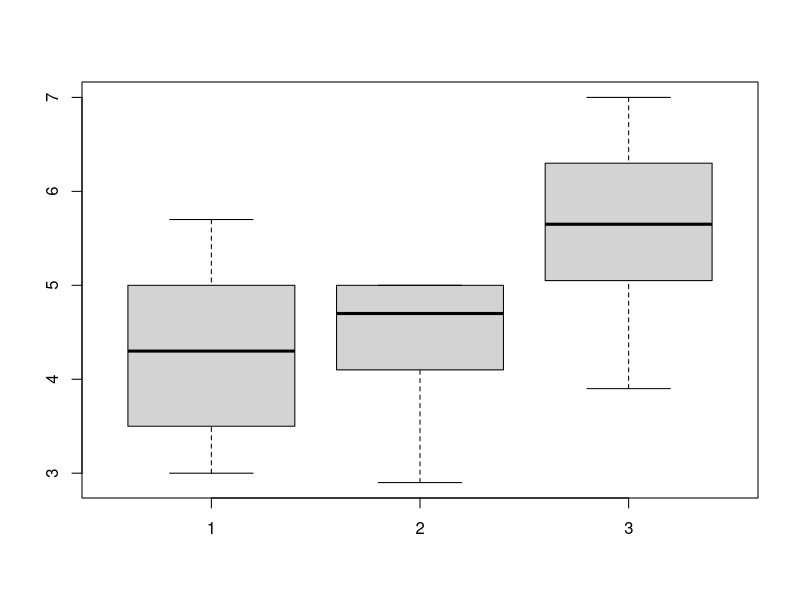
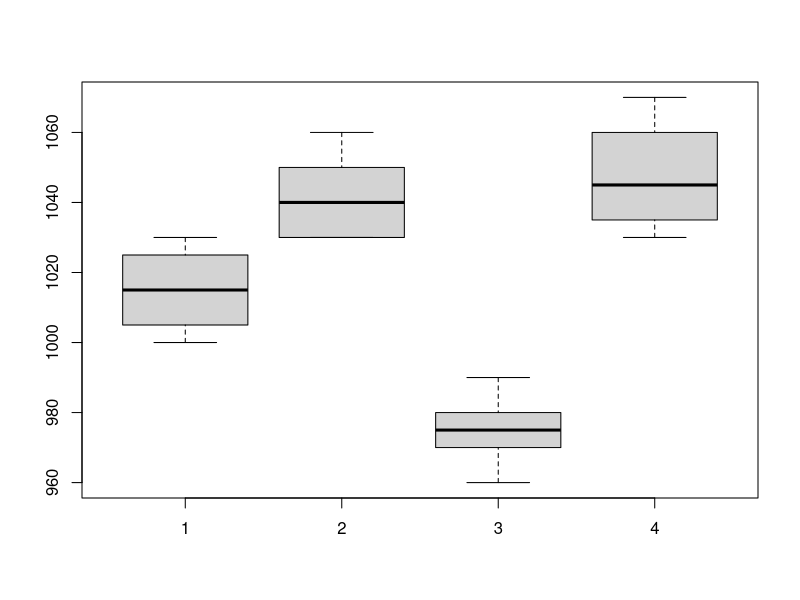
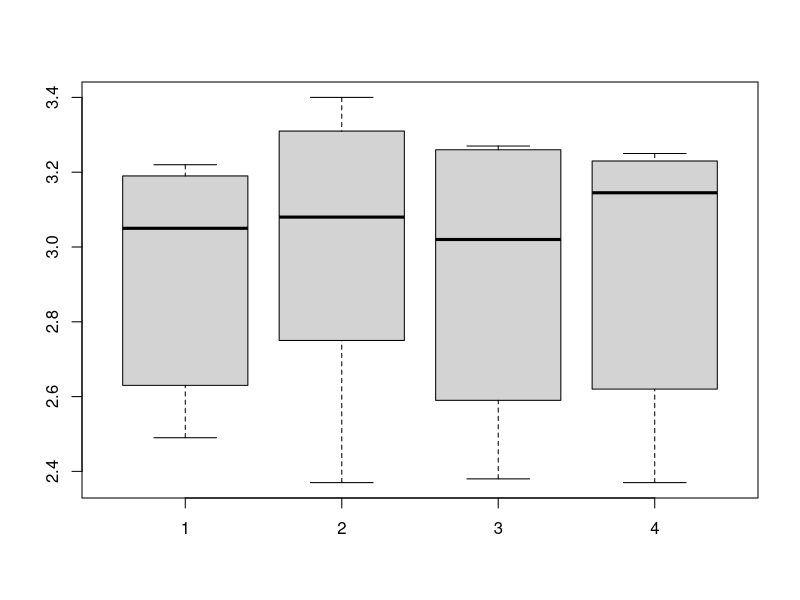

These figures' R source, in order:
## ---- chunk 1
n1=17
n2=9
n3=12
n=n1+n2+n3
x1=c(rep(1,n))
x2=c(rep(1,n1),rep(0,n2+n3))
x3=c(rep(0,n1),rep(1,n2),rep(0,n3))
x4=c(rep(0,n1+n2),rep(1,n3))
X=cbind(x1,x2,x3,x4)
S=t(X)%*%X
r=qr(X)$rank
library(Matrix)
r=rankMatrix(S)
r=qr(S)$rank
r=r[1]
library(MASS)
G=ginv(S)
y1=c(3.1,3.5,4.8,3.1,5.5,5.0,4.8,4.3,4.7,4.3,5.1,3.0,4.3,5.5,4.2,3.5,5.7)
y2=c(4.3,3.4,5.0,4.1,4.7,5.0,5.0,2.9,5.0)
y3=c(3.9,4.5,7.0,6.7,5.8,5.6,4.8,5.5,6.6,5.3,5.7,6.0)
Y=matrix(c(y1,y2,y3),n,1)
beta_hat=G%*%t(X)%*%Y

Y_hat=X%*%beta_hat
e=Y-Y_hat
SSE=t(e)%*%e
SSTret=t(beta_hat)%*%t(X)%*%Y-n*mean(Y)^2
TSS=t(Y)%*%Y-n*mean(Y)^2
SST=SSE+SSTret
MSTret=SSTret/(n-r)
MSE=SSE/(n-r)
F=MSTret/MSE
Ftab=qf(0.05,r-1,n-r,lower.tail=FALSE)
Ftab
boxplot(y1,y2,y3)
factor=c(rep("y1",n1),rep("y2",n2),rep("y3",n3))
data=data.frame(Y,factor)
fit=aov(Y~factor)
summary(fit)
TukeyHSD(fit,conf.level=0.95)
R2=(SSTret/TSS)*100  #explained variablity
R2
Unexplained=(SSE/TSS)*100
## ---- chunk 2
n1=4
n2=5
n3=6
n4=4
n=n1+n2+n3+n4
x1=c(rep(1,n))
x2=c(rep(1,n1),rep(0,n2++n3+n4))
x3=c(rep(0,n1),rep(1,n2),rep(0,n3+n4))
x4=c(rep(0,n1+n2),rep(1,n3),rep(0,n4))
x5=c(rep(0,n1+n2+n3),rep(1,n4))
X=cbind(x1,x2,x3,x4,x5)
S=t(X)%*%X
r=qr(X)$rank
library(Matrix)
r=rankMatrix(S)
r=qr(S)$rank
r=r[1]
library(MASS)
G=ginv(S)
y1=c(1020,1010,1030,1000)
y2=c(1030,1040,1050,1030,1060)
y3=c(990,980,970,960,970,980)
y4=c(1040,1050,1030,1070)
Y=matrix(c(y1,y2,y3,y4),n,1)
beta_hat=G%*%t(X)%*%Y
Y_hat=X%*%beta_hat
e=Y-Y_hat
SSE=t(e)%*%e
SSTret=t(beta_hat)%*%t(X)%*%Y-n*mean(Y)^2
TSS=t(Y)%*%Y-n*mean(Y)^2
SST=SSE+SSTret
MSTret=SSTret/(n-r)
MSE=SSE/(n-r)
F=MSTret/MSE
Ftab=qf(0.05,r-1,n-r,lower.tail=FALSE)
Ftab
boxplot(y1,y2,y3,y4)
factor=c(rep("y1",n1),rep("y2",n2),rep("y3",n3),rep("y4",n4))
data=data.frame(Y,factor)
fit=aov(Y~factor)
summary(fit)
TukeyHSD(fit,conf.level=0.95)
R2=(SSTret/TSS)*100  #explained variablity
R2
Unexplained=(SSE/TSS)*100

## ---- chunk 3
y1=c(3.22,3.04,3.06,2.63,3.19,2.49)
y2=c(3.31,2.99,3.17,2.75,3.40,2.37)
y3=c(3.26,3.27,2.93,2.59,3.11,2.38)
y4=c(3.25,3.20,3.09,2.62,3.23,2.37)
boxplot(y1,y2,y3,y4)
n=length(y1)+length(y2)+length(y3)+length(y4)
Y=matrix(c(y1,y2,y3,y4),n,1)
field=c(rep("1",6),rep("2",6),rep("3",6),rep("4",6))
m=c("A","B","C","D","E","F")
variety=rep(m,4)
data=data.frame(Y,field,variety)
fit=aov(Y~field+variety,data=data)
fit
summary(fit)


